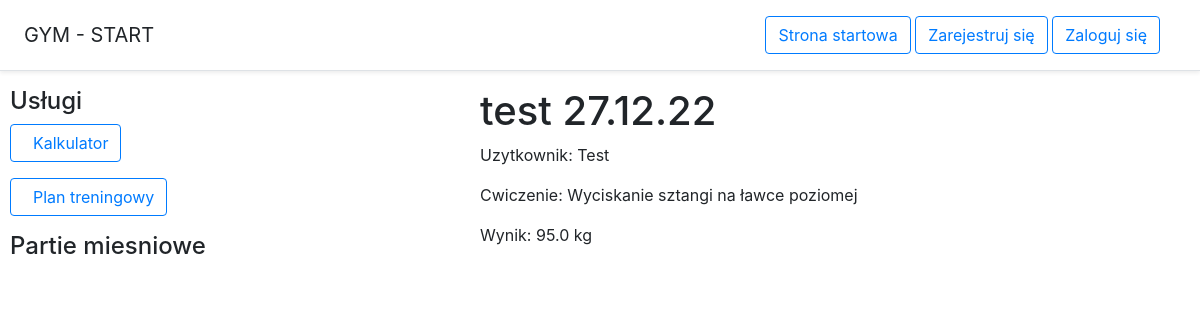
/rekordy/rekord/6/, run on the app's committed database.
### Cwiczenia/models.py (models this page shows)
class Rekordy(models.Model):
    class Meta:
        verbose_name = "Rekord"
        verbose_name_plural = "Rekordy"
    nazwa = models.CharField(max_length=100, default='rekord')
    user = models.ForeignKey(User, on_delete=models.CASCADE, verbose_name='Uzytkownik')
    cwiczenie = models.ForeignKey(Cwiczenia, on_delete=models.CASCADE, null=True)
    rekord_kg = models.FloatField()

class Cwiczenia(models.Model):
    def __str__(self):
        return self.nazwa+" "
    partia = models.ForeignKey(Partie, on_delete=models.CASCADE, null=True)
    nazwa = models.CharField(max_length=100)
    opis = models.TextField(blank=True)
    film = models.TextField(blank=True)
    class Meta:
        verbose_name = "Cwiczenie"
        verbose_name_plural = "Cwiczenia"

### Cwiczenia/views.py (the view)
# urls.py: path('rekordy/rekord/<id>/', rekord, name='rekord'),
def rekord(request, id):
    rekord = Rekordy.objects.get(pk=id)
    return render(request, 'wynik.html', {'rekord': rekord})

### Cwiczenia/templates/wynik.html
{% extends 'home.html' %}
    {% block cwiczenie %}
<h1>{{ rekord.nazwa }}</h1>
<p>Uzytkownik: {{ rekord.user }}</p>
<p>Cwiczenie: {{ rekord.cwiczenie }}</p>
<p>Wynik: {{ rekord.rekord_kg }} kg</p>
    {% endblock %}

### data on the page
Rekordy: nazwa "test 27.12.22", user "Test", cwiczenie "Wyciskanie sztangi na ławce poziomej", rekord_kg "95.0"
